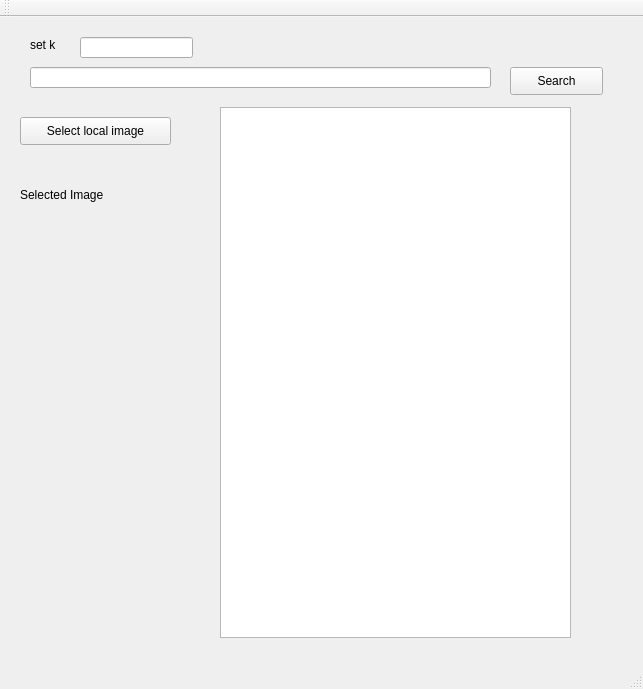
<?xml version="1.0" encoding="UTF-8"?>
<ui version="4.0">
 <class>MainWindow</class>
 <widget class="QMainWindow" name="MainWindow">
  <property name="geometry">
   <rect>
    <x>0</x>
    <y>0</y>
    <width>643</width>
    <height>689</height>
   </rect>
  </property>
  <property name="windowTitle">
   <string>MainWindow</string>
  </property>
  <widget class="QWidget" name="centralWidget">
   <widget class="QLineEdit" name="lineEdit">
    <property name="geometry">
     <rect>
      <x>30</x>
      <y>50</y>
      <width>461</width>
      <height>21</height>
     </rect>
    </property>
   </widget>
   <widget class="QListWidget" name="listWidget">
    <property name="geometry">
     <rect>
      <x>220</x>
      <y>90</y>
      <width>351</width>
      <height>531</height>
     </rect>
    </property>
   </widget>
   <widget class="QPushButton" name="Search">
    <property name="geometry">
     <rect>
      <x>510</x>
      <y>50</y>
      <width>93</width>
      <height>28</height>
     </rect>
    </property>
    <property name="text">
     <string>Search</string>
    </property>
   </widget>
   <widget class="QPushButton" name="selectLocal">
    <property name="geometry">
     <rect>
      <x>20</x>
      <y>100</y>
      <width>151</width>
      <height>28</height>
     </rect>
    </property>
    <property name="text">
     <string>Select local image</string>
    </property>
   </widget>
   <widget class="QLabel" name="selected">
    <property name="geometry">
     <rect>
      <x>20</x>
      <y>190</y>
      <width>161</width>
      <height>171</height>
     </rect>
    </property>
    <property name="text">
     <string/>
    </property>
   </widget>
   <widget class="QLabel" name="label_2">
    <property name="geometry">
     <rect>
      <x>20</x>
      <y>170</y>
      <width>121</width>
      <height>16</height>
     </rect>
    </property>
    <property name="text">
     <string>Selected Image</string>
    </property>
   </widget>
   <widget class="QLineEdit" name="inputK">
    <property name="geometry">
     <rect>
      <x>80</x>
      <y>20</y>
      <width>113</width>
      <height>21</height>
     </rect>
    </property>
   </widget>
   <widget class="QLabel" name="label">
    <property name="geometry">
     <rect>
      <x>30</x>
      <y>20</y>
      <width>51</width>
      <height>16</height>
     </rect>
    </property>
    <property name="text">
     <string>set k</string>
    </property>
   </widget>
  </widget>
  <widget class="QMenuBar" name="menuBar">
   <property name="geometry">
    <rect>
     <x>0</x>
     <y>0</y>
     <width>643</width>
     <height>26</height>
    </rect>
   </property>
  </widget>
  <widget class="QToolBar" name="mainToolBar">
   <attribute name="toolBarArea">
    <enum>TopToolBarArea</enum>
   </attribute>
   <attribute name="toolBarBreak">
    <bool>false</bool>
   </attribute>
  </widget>
  <widget class="QStatusBar" name="statusBar"/>
 </widget>
 <layoutdefault spacing="6" margin="11"/>
 <resources/>
 <connections/>
</ui>
